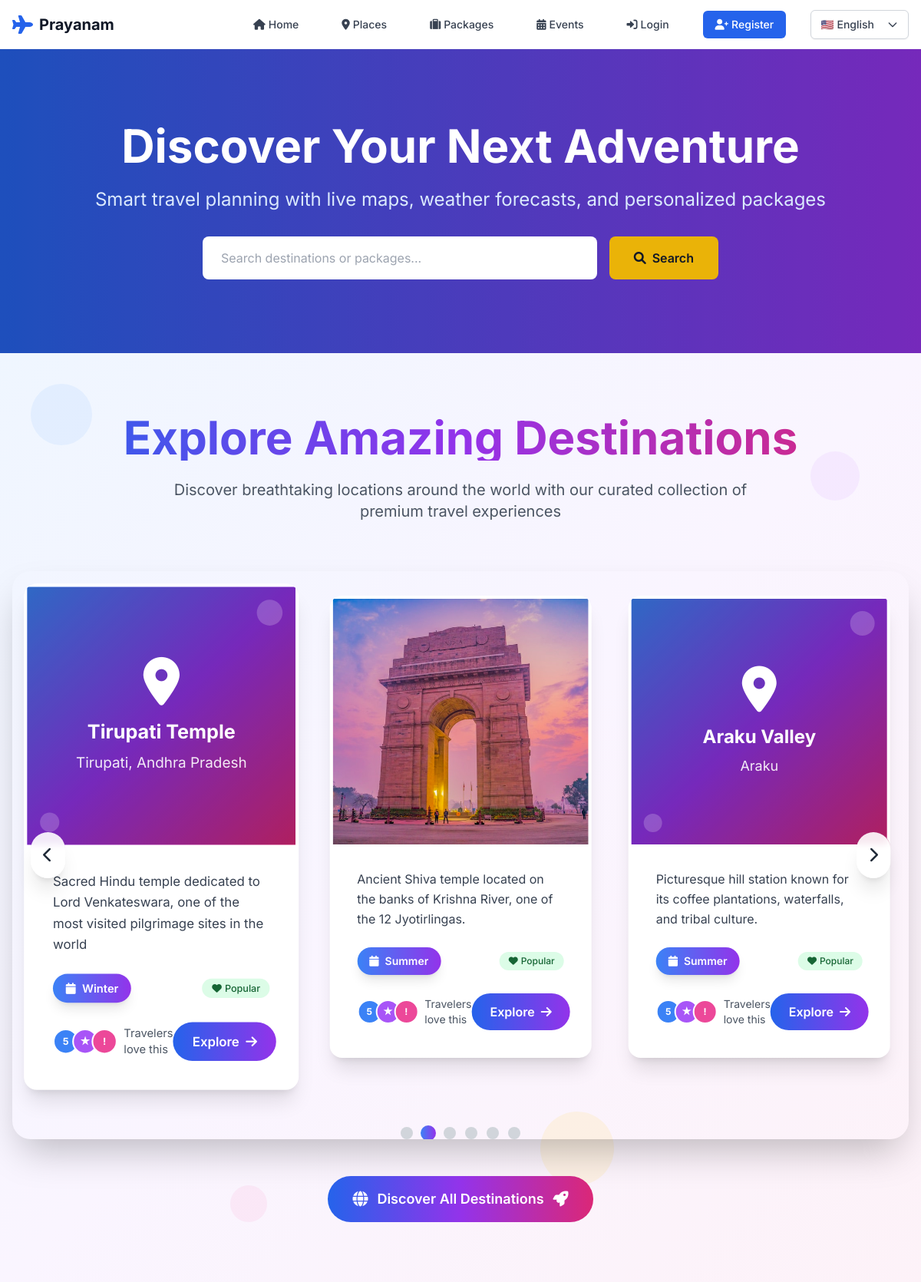
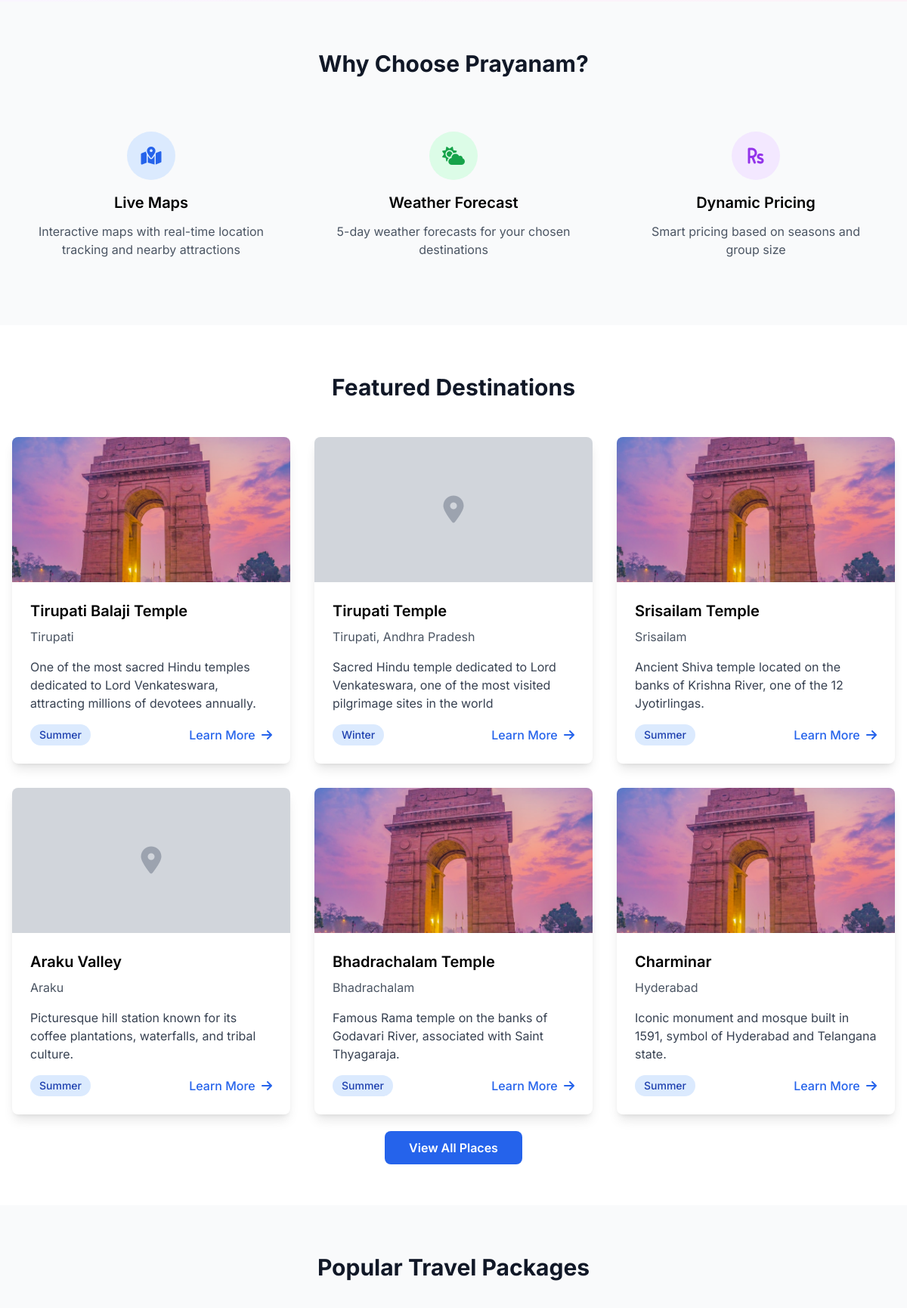
The page / (upper part) on the database its author committed (2 pictures, top to bottom).
### places/models.py (models this page shows, shortened)
class Place(models.Model):
    SEASON_CHOICES = [
        ('spring', 'Spring'),
        ('summer', 'Summer'),
        ('autumn', 'Autumn'),
        ('winter', 'Winter'),
    ]
    CATEGORY_CHOICES = [
        ('heritage', 'Heritage'),
        ('beaches', 'Beaches'),
        ('temples', 'Temples'),
        ('adventure', 'Adventure'),
        ('hills', 'Hills'),
        ('wildlife', 'Wildlife'),
        ('cultural', 'Cultural'),
    ]
    STATE_CHOICES = [
        ('ap', 'Andhra Pradesh'),
        ('telangana', 'Telangana'),
    ]
    name = models.CharField(max_length=200)
    location = models.CharField(max_length=200)
    description = models.TextField()
    image = models.ImageField(upload_to='places/', null=True, blank=True)
    season = models.CharField(max_length=20, choices=SEASON_CHOICES, default='summer')
    category = models.CharField(max_length=20, choices=CATEGORY_CHOICES, default='cultural')
    state = models.CharField(max_length=20, choices=STATE_CHOICES, default='ap')
    district = models.CharField(max_length=100, blank=True)
    latitude = models.DecimalField(max_digits=9, decimal_places=6, null=True, blank=True)
    longitude = models.DecimalField(max_digits=9, decimal_places=6, null=True, blank=True)
    average_temperature = models.DecimalField(max_digits=4, decimal_places=1, null=True, blank=True)
    best_time_to_visit = models.CharField(max_length=100, blank=True)
    entry_fee = models.DecimalField(max_digits=8, decimal_places=2, default=0)
    opening_hours = models.CharField(max_length=100, default="6:00 AM - 6:00 PM")
    rating = models.DecimalField(max_digits=3, decimal_places=2, default=0, validators=[MinValueValidator(0), MaxValueValidator(5)])
    total_reviews = models.IntegerField(default=0)
    is_featured = models.BooleanField(default=False)
    is_popular = models.BooleanField(default=False)
    created_at = models.DateTimeField(auto_now_add=True)
    updated_at = models.DateTimeField(auto_now=True)
    class Meta:
        ordering = ['-is_featured', '-rating', 'name']

### accounts/views.py (the view)
# urls.py: path('', views.home, name='home'),
def home(request):
    featured_places = Place.objects.filter(is_featured=True)[:6]
    featured_packages = Package.objects.filter(is_featured=True)[:6]
    context = {
        'featured_places': featured_places,
        'featured_packages': featured_packages,
    }
    return render(request, 'accounts/home.html', context)

### templates/accounts/home.html (shortened to what this page needs)
{% extends 'base.html' %}
{% block content %}
<section class="relative bg-gradient-to-r from-blue-600 to-purple-600 text-white">
    <div class="absolute inset-0 bg-black opacity-20"></div>
    <div class="relative max-w-7xl mx-auto px-4 py-24">
        <div class="text-center">
            <h1 class="text-4xl md:text-6xl font-bold mb-6">
                Discover Your Next Adventure
            </h1>
            <p class="text-xl md:text-2xl mb-8 text-blue-100">
                Smart travel planning with live maps, weather forecasts, and personalized packages
            </p>
            <div class="max-w-2xl mx-auto">
                <form method="GET" action="{% url 'packages:packages_list' %}" class="flex flex-col md:flex-row gap-4">
                    <input type="text" name="search" placeholder="Search destinations or packages..."
                           class="flex-1 px-6 py-4 rounded-lg text-gray-900 focus:outline-none focus:ring-2 focus:ring-blue-500">
                    <button type="submit" class="bg-yellow-500 hover:bg-yellow-600 text-gray-900 px-8 py-4 rounded-lg font-semibold transition duration-300">
                        <i class="fas fa-search mr-2"></i>Search
                    </button>
                </form>
            </div>
        </div>
    </div>
</section>
{% if featured_places %}
<section class="py-20 bg-gradient-to-br from-blue-50 via-purple-50 to-pink-50 relative overflow-hidden">
    <div class="absolute inset-0">
        <div class="absolute top-10 left-10 w-20 h-20 bg-blue-400 rounded-full opacity-10 animate-pulse"></div>
        <div class="absolute top-32 right-20 w-16 h-16 bg-purple-400 rounded-full opacity-10 animate-bounce"></div>
        <div class="absolute bottom-20 left-1/4 w-12 h-12 bg-pink-400 rounded-full opacity-10 animate-ping"></div>
        <div class="absolute bottom-32 right-1/3 w-24 h-24 bg-yellow-400 rounded-full opacity-10 animate-spin"></div>
    </div>
    <div class="max-w-7xl mx-auto px-4 relative z-10">
        <div class="text-center mb-16">
            <h2 class="text-5xl md:text-6xl font-bold mb-6 bg-gradient-to-r from-blue-600 via-purple-600 to-pink-600 bg-clip-text text-transparent animate-pulse">
            </h2>
            <p class="text-xl text-gray-600 max-w-3xl mx-auto">
                Discover breathtaking locations around the world with our curated collection of premium travel experiences
            </p>
        </div>
        <div class="relative overflow-hidden rounded-3xl shadow-2xl">
            <div id="destination-slider" class="flex transition-all duration-1000 ease-out" data-total-slides="{{ featured_places|length }}">
                {% for place in featured_places %}
                <div class="slider-item w-full md:w-1/2 lg:w-1/3 flex-shrink-0 px-6 py-8">
                    <div class="group relative bg-white rounded-2xl shadow-xl overflow-hidden transform transition-all duration-500 hover:scale-105 hover:rotate-1 hover:shadow-2xl">
                        <div class="relative bg-white rounded-2xl m-1">
                            {% if place.image %}
                                <div class="relative h-80 overflow-hidden">
                                    <img src="{{ place.image.url }}" alt="{{ place.name }}"
                                         class="w-full h-full object-cover transform transition-transform duration-700 group-hover:scale-110">
                                </div>
                            {% else %}
                                <div class="relative h-80 bg-gradient-to-br from-blue-500 via-purple-600 to-pink-600 flex items-center justify-center overflow-hidden">
                                    <div class="absolute inset-0 bg-black/20"></div>
                                    <div class="text-center text-white relative z-10">
                                        <i class="fas fa-map-marker-alt text-6xl mb-4 animate-bounce"></i>
                                        <h3 class="text-2xl font-bold mb-2">{{ place.name }}</h3>
                                        <p class="text-lg opacity-90">{{ place.location }}</p>
                                    </div>
                                    <div class="absolute top-4 right-4 w-8 h-8 bg-white/20 rounded-full animate-ping"></div>
                                    <div class="absolute bottom-4 left-4 w-6 h-6 bg-white/20 rounded-full animate-pulse"></div>
                                </div>
                            {% endif %}
                            <div class="p-8">
                                <div class="mb-6">
                                    <p class="text-gray-700 leading-relaxed">{{ place.description|truncatewords:20 }}</p>
                                </div>
                                <div class="flex items-center justify-between mb-6">
                                    <span class="bg-gradient-to-r from-blue-500 to-purple-600 text-white px-4 py-2 rounded-full text-sm font-semibold shadow-lg transform hover:scale-105 transition-transform duration-300">
                                        <i class="fas fa-calendar mr-2"></i>{{ place.get_season_display }}
                                    </span>
                                    <div class="flex space-x-2">
                                        <span class="bg-green-100 text-green-800 px-3 py-1 rounded-full text-xs font-medium">
                                            <i class="fas fa-heart mr-1"></i>Popular
                                        </span>
                                    </div>
                                </div>
                                <div class="flex items-center justify-between">
                                    <div class="flex items-center space-x-2">
                                        <div class="flex -space-x-2">
                                            <div class="w-8 h-8 bg-blue-500 rounded-full border-2 border-white flex items-center justify-center text-white text-xs font-bold">5</div>
                                            <div class="w-8 h-8 bg-purple-500 rounded-full border-2 border-white flex items-center justify-center text-white text-xs font-bold">★</div>
                                            <div class="w-8 h-8 bg-pink-500 rounded-full border-2 border-white flex items-center justify-center text-white text-xs font-bold">!</div>
                                        </div>
                                        <span class="text-sm text-gray-600">Travelers love this</span>
                                    </div>
                                                                         <a href="{% url 'places:place_detail' place.id %}"
                                        class="bg-gradient-to-r from-blue-600 to-purple-600 hover:from-purple-600 hover:to-pink-600 text-white px-6 py-3 rounded-full font-semibold transition-all duration-300 transform hover:scale-105 hover:shadow-lg group">
                                        <span class="flex items-center">
                                            Explore
                                            <i class="fas fa-arrow-right ml-2 group-hover:translate-x-1 transition-transform duration-300"></i>
                                        </span>
                                    </a>
                                </div>
                            </div>
                        </div>
                    </div>
                </div>
                {% endfor %}
            </div>
            <button id="prev-btn" class="absolute left-6 top-1/2 transform -translate-y-1/2 bg-white/90 backdrop-blur-sm hover:bg-white text-gray-800 p-4 rounded-full shadow-xl transition-all duration-300 z-10 hover:scale-110 hover:shadow-2xl" title="Previous slide">
                <i class="fas fa-chevron-left text-xl"></i>
            </button>
            <button id="next-btn" class="absolute right-6 top-1/2 transform -translate-y-1/2 bg-white/90 backdrop-blur-sm hover:bg-white text-gray-800 p-4 rounded-full shadow-xl transition-all duration-300 z-10 hover:scale-110 hover:shadow-2xl" title="Next slide">
                <i class="fas fa-chevron-right text-xl"></i>
            </button>
            <div class="flex justify-center mt-8 space-x-3">
                {% for place in featured_places %}
                <button class="dot-btn w-4 h-4 rounded-full bg-gray-300 hover:bg-gradient-to-r hover:from-blue-500 hover:to-purple-600 transition-all duration-300 transform hover:scale-125"
                        data-slide="{{ forloop.counter0 }}"
                        title="Go to slide {{ forloop.counter }}">
                </button>
                {% endfor %}
            </div>
        </div>
        <div class="text-center mt-12">
            <a href="{% url 'places:places_list' %}"
               class="inline-flex items-center px-8 py-4 bg-gradient-to-r from-blue-600 via-purple-600 to-pink-600 hover:from-pink-600 hover:via-purple-600 hover:to-blue-600 text-white rounded-full font-semibold text-lg transition-all duration-300 transform hover:scale-105 hover:shadow-2xl">
                <i class="fas fa-globe mr-3 text-xl"></i>
                Discover All Destinations
                <i class="fas fa-rocket ml-3 text-xl animate-pulse"></i>
            </a>
        </div>
    </div>
</section>
{% endif %}
<section class="py-16 bg-gray-50">
    <div class="max-w-7xl mx-auto px-4">
        <h2 class="text-3xl font-bold text-center mb-12 text-gray-900">Why Choose Prayanam?</h2>
        <div class="grid grid-cols-1 md:grid-cols-3 gap-8">
            <div class="text-center p-6">
                <div class="bg-blue-100 w-16 h-16 rounded-full flex items-center justify-center mx-auto mb-4">
                    <i class="fas fa-map-marked-alt text-2xl text-blue-600"></i>
                </div>
                <h3 class="text-xl font-semibold mb-3">Live Maps</h3>
                <p class="text-gray-600">Interactive maps with real-time location tracking and nearby attractions</p>
            </div>
            <div class="text-center p-6">
                <div class="bg-green-100 w-16 h-16 rounded-full flex items-center justify-center mx-auto mb-4">
                    <i class="fas fa-cloud-sun text-2xl text-green-600"></i>
                </div>
                <h3 class="text-xl font-semibold mb-3">Weather Forecast</h3>
                <p class="text-gray-600">5-day weather forecasts for your chosen destinations</p>
            </div>
            <div class="text-center p-6">
                <div class="bg-purple-100 w-16 h-16 rounded-full flex items-center justify-center mx-auto mb-4">
                    <i class="fas fa-rupee-sign text-2xl text-purple-600"></i>
                </div>
                <h3 class="text-xl font-semibold mb-3">Dynamic Pricing</h3>
                <p class="text-gray-600">Smart pricing based on seasons and group size</p>
            </div>
        </div>
    </div>
</section>
{% if featured_places %}
<section class="py-16 bg-white">
    <div class="max-w-7xl mx-auto px-4">
        <h2 class="text-3xl font-bold text-center mb-12 text-gray-900">Featured Destinations</h2>
        <div class="grid grid-cols-1 md:grid-cols-2 lg:grid-cols-3 gap-8">
            {% for place in featured_places %}
            <div class="bg-white rounded-lg shadow-lg overflow-hidden hover:shadow-xl transition duration-300">
                {% if place.image %}
                    <img src="{{ place.image.url }}" alt="{{ place.name }}" class="w-full h-48 object-cover">
                {% else %}
                    <div class="w-full h-48 bg-gray-300 flex items-center justify-center">
                        <i class="fas fa-map-marker-alt text-4xl text-gray-400"></i>
                    </div>
                {% endif %}
                <div class="p-6">
                    <h3 class="text-xl font-semibold mb-2">{{ place.name }}</h3>
                    <p class="text-gray-600 mb-4">{{ place.location }}</p>
                    <p class="text-gray-700 mb-4">{{ place.description|truncatewords:20 }}</p>
                    <div class="flex items-center justify-between">
                        <span class="bg-blue-100 text-blue-800 px-3 py-1 rounded-full text-sm font-medium">
                            {{ place.get_season_display }}
                        </span>
                                                 <a href="{% url 'places:place_detail' place.id %}" class="text-blue-600 hover:text-blue-800 font-medium">
                             Learn More <i class="fas fa-arrow-right ml-1"></i>
                         </a>
                    </div>
                </div>
            </div>
            {% endfor %}
        </div>
        <div class="text-center mt-8">
            <a href="{% url 'places:places_list' %}" class="bg-blue-600 hover:bg-blue-700 text-white px-8 py-3 rounded-lg font-semibold transition duration-300">
                View All Places
            </a>
        </div>
    </div>
</section>
{% endif %}
{% if featured_packages %}
<section class="py-16 bg-gray-50">
    <div class="max-w-7xl mx-auto px-4">
        <h2 class="text-3xl font-bold text-center mb-12 text-gray-900">Popular Travel Packages</h2>
    </div>
</section>
{% endif %}
{% endblock %}

### rows shown on the page
Place: name "Tirupati Temple", location "Tirupati, Andhra Pradesh", description "Sacred Hindu temple dedicated to Lord Venkateswara, one of the most visited pilgrimage sites in the world", season "Winter"
Place: image (picture), description "Ancient Shiva temple located on the banks of Krishna River, one of the 12 Jyotirlingas.", season "Summer", name "Srisailam Temple", location "Srisailam"
Place: name "Araku Valley", location "Araku", description "Picturesque hill station known for its coffee plantations, waterfalls, and tribal culture.", season "Summer"
Place: image (picture), name "Tirupati Balaji Temple", location "Tirupati", description "One of the most sacred Hindu temples dedicated to Lord Venkateswara, attracting millions of devotees annually.", season "Summer"
Place: image (picture), name "Bhadrachalam Temple", location "Bhadrachalam", description "Famous Rama temple on the banks of Godavari River, associated with Saint Thyagaraja.", season "Summer"
Place: image (picture), name "Charminar", location "Hyderabad", description "Iconic monument and mosque built in 1591, symbol of Hyderabad and Telangana state.", season "Summer"
